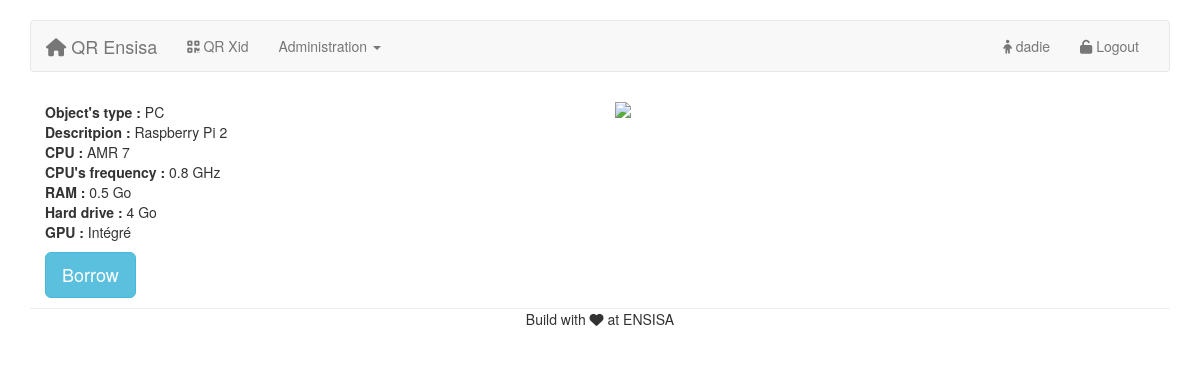
/object.php?id=4 (signed in), run on the app's committed database.
### tables this page shows
CREATE TABLE IF NOT EXISTS `object` (
  `id` int(11) NOT NULL AUTO_INCREMENT,
  `name` varchar(256) NOT NULL,
  `description` mediumtext,
  `type` varchar(128) NOT NULL,
  `borrowed` tinyint(1) NOT NULL,
  `lenght` int(11) DEFAULT NULL,
  `number_port` int(11) NOT NULL,
  `cpu` varchar(512) NOT NULL,
  `frequence` float NOT NULL,
  `ram` float NOT NULL,
  `hard_drive` int(11) NOT NULL,
  `gpu` varchar(512) NOT NULL,
  PRIMARY KEY (`id`)
);

### includes/object/description.php (the view, shortened to what this page needs)
<?php
	$req = $connect->prepare('SELECT * FROM object WHERE id = ?');
	$req->execute(array($_GET['id']));
	while ($resultat = $req->fetch()) {
	    if($resultat['type']=='PC'){ ?>
            <p>
				<strong>Object's type :</strong> <?php echo $resultat['type']; ?><br />
				<strong>Descritpion :</strong> <?php echo $resultat['description']; ?><br />
				<strong>CPU : </strong><?php echo $resultat['cpu']; ?> <br />
				<strong>CPU's frequency :</strong> <?php echo $resultat['frequence']; ?> GHz<br />
				<strong>RAM : </strong><?php echo $resultat['ram']; ?> Go<br />
				<strong> Hard drive :</strong> <?php echo $resultat['hard_drive']; ?> Go<br />
				<strong>GPU :</strong> <?php echo $resultat['gpu']; ?><br />
           </p>
<?php   }
	    if($resultat['type']=='cable ethernet'){ ?>
<?php	}
    }
?>

### css/projet.css (style rules this page uses)
body { padding-top: 20px; padding-bottom: 20px; }

### data on the page
object: type "PC", description "Raspberry Pi 2", cpu "AMR 7", frequence "0.8", ram "0.5", hard_drive "4", gpu "Intégré"

### other printed values
$_SESSION['pseudo'] "dadie"
